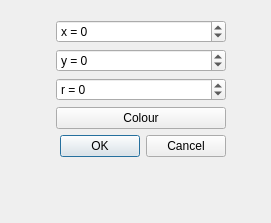
<?xml version="1.0" encoding="UTF-8"?>
<ui version="4.0">
 <class>DialogSetCircle</class>
 <widget class="QDialog" name="DialogSetCircle">
  <property name="geometry">
   <rect>
    <x>0</x>
    <y>0</y>
    <width>271</width>
    <height>223</height>
   </rect>
  </property>
  <property name="windowTitle">
   <string>Dialog</string>
  </property>
  <widget class="QWidget" name="formLayoutWidget">
   <property name="geometry">
    <rect>
     <x>50</x>
     <y>20</y>
     <width>176</width>
     <height>171</height>
    </rect>
   </property>
   <layout class="QFormLayout" name="formLayout">
    <item row="0" column="1">
     <widget class="QSpinBox" name="spinBox_setX">
      <property name="prefix">
       <string>x = </string>
      </property>
      <property name="minimum">
       <number>-10</number>
      </property>
      <property name="maximum">
       <number>10</number>
      </property>
     </widget>
    </item>
    <item row="1" column="1">
     <widget class="QSpinBox" name="spinBox_setY">
      <property name="prefix">
       <string>y = </string>
      </property>
      <property name="minimum">
       <number>-10</number>
      </property>
      <property name="maximum">
       <number>10</number>
      </property>
     </widget>
    </item>
    <item row="2" column="1">
     <widget class="QSpinBox" name="spinBox_setRadius">
      <property name="prefix">
       <string>r = </string>
      </property>
      <property name="minimum">
       <number>-10</number>
      </property>
      <property name="maximum">
       <number>10</number>
      </property>
     </widget>
    </item>
    <item row="4" column="1">
     <widget class="QDialogButtonBox" name="buttonBox">
      <property name="orientation">
       <enum>Qt::Orientation::Horizontal</enum>
      </property>
      <property name="standardButtons">
       <set>QDialogButtonBox::StandardButton::Cancel|QDialogButtonBox::StandardButton::Ok</set>
      </property>
     </widget>
    </item>
    <item row="3" column="1">
     <widget class="QPushButton" name="pushButton_setColour">
      <property name="text">
       <string>Colour</string>
      </property>
     </widget>
    </item>
   </layout>
  </widget>
 </widget>
 <resources/>
 <connections>
  <connection>
   <sender>buttonBox</sender>
   <signal>accepted()</signal>
   <receiver>DialogSetCircle</receiver>
   <slot>accept()</slot>
   <hints>
    <hint type="sourcelabel">
     <x>248</x>
     <y>254</y>
    </hint>
    <hint type="destinationlabel">
     <x>157</x>
     <y>274</y>
    </hint>
   </hints>
  </connection>
  <connection>
   <sender>buttonBox</sender>
   <signal>rejected()</signal>
   <receiver>DialogSetCircle</receiver>
   <slot>reject()</slot>
   <hints>
    <hint type="sourcelabel">
     <x>316</x>
     <y>260</y>
    </hint>
    <hint type="destinationlabel">
     <x>286</x>
     <y>274</y>
    </hint>
   </hints>
  </connection>
 </connections>
</ui>
